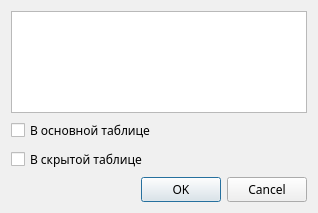
<?xml version="1.0" encoding="UTF-8"?>
<ui version="4.0">
 <class>table_to_update</class>
 <widget class="QDialog" name="table_to_update">
  <property name="geometry">
   <rect>
    <x>0</x>
    <y>0</y>
    <width>318</width>
    <height>213</height>
   </rect>
  </property>
  <property name="palette">
   <palette>
    <active>
     <colorrole role="Window">
      <brush brushstyle="SolidPattern">
       <color alpha="255">
        <red>245</red>
        <green>239</green>
        <blue>255</blue>
       </color>
      </brush>
     </colorrole>
    </active>
    <inactive>
     <colorrole role="Window">
      <brush brushstyle="SolidPattern">
       <color alpha="255">
        <red>240</red>
        <green>240</green>
        <blue>240</blue>
       </color>
      </brush>
     </colorrole>
    </inactive>
    <disabled>
     <colorrole role="Window">
      <brush brushstyle="SolidPattern">
       <color alpha="255">
        <red>245</red>
        <green>239</green>
        <blue>255</blue>
       </color>
      </brush>
     </colorrole>
    </disabled>
   </palette>
  </property>
  <property name="font">
   <font>
    <family>Kontora</family>
   </font>
  </property>
  <property name="windowTitle">
   <string>Dialog</string>
  </property>
  <layout class="QVBoxLayout" name="verticalLayout">
   <item>
    <widget class="QTextBrowser" name="textBrowser">
     <property name="palette">
      <palette>
       <active>
        <colorrole role="WindowText">
         <brush brushstyle="SolidPattern">
          <color alpha="255">
           <red>255</red>
           <green>255</green>
           <blue>255</blue>
          </color>
         </brush>
        </colorrole>
        <colorrole role="Base">
         <brush brushstyle="SolidPattern">
          <color alpha="255">
           <red>170</red>
           <green>85</green>
           <blue>127</blue>
          </color>
         </brush>
        </colorrole>
       </active>
       <inactive>
        <colorrole role="WindowText">
         <brush brushstyle="SolidPattern">
          <color alpha="255">
           <red>0</red>
           <green>0</green>
           <blue>0</blue>
          </color>
         </brush>
        </colorrole>
        <colorrole role="Base">
         <brush brushstyle="SolidPattern">
          <color alpha="255">
           <red>255</red>
           <green>255</green>
           <blue>255</blue>
          </color>
         </brush>
        </colorrole>
       </inactive>
       <disabled>
        <colorrole role="WindowText">
         <brush brushstyle="SolidPattern">
          <color alpha="255">
           <red>120</red>
           <green>120</green>
           <blue>120</blue>
          </color>
         </brush>
        </colorrole>
        <colorrole role="Base">
         <brush brushstyle="SolidPattern">
          <color alpha="255">
           <red>240</red>
           <green>240</green>
           <blue>240</blue>
          </color>
         </brush>
        </colorrole>
       </disabled>
      </palette>
     </property>
     <property name="html">
      <string>&lt;!DOCTYPE HTML PUBLIC &quot;-//W3C//DTD HTML 4.0//EN&quot; &quot;http://www.w3.org/TR/REC-html40/strict.dtd&quot;&gt;
&lt;html&gt;&lt;head&gt;&lt;meta name=&quot;qrichtext&quot; content=&quot;1&quot; /&gt;&lt;meta charset=&quot;utf-8&quot; /&gt;&lt;style type=&quot;text/css&quot;&gt;
p, li { white-space: pre-wrap; }
hr { height: 1px; border-width: 0; }
li.unchecked::marker { content: &quot;\2610&quot;; }
li.checked::marker { content: &quot;\2612&quot;; }
&lt;/style&gt;&lt;/head&gt;&lt;body style=&quot; font-family:'Kontora'; font-size:9pt; font-weight:400; font-style:normal;&quot;&gt;
&lt;p style=&quot; margin-top:0px; margin-bottom:0px; margin-left:0px; margin-right:0px; -qt-block-indent:0; text-indent:0px;&quot;&gt;&lt;span style=&quot; font-size:12pt; font-weight:700; color:#ffffff;&quot;&gt;В какой из таблиц Вы хотите пополнить абонемент клиента?&lt;/span&gt;&lt;/p&gt;&lt;/body&gt;&lt;/html&gt;</string>
     </property>
    </widget>
   </item>
   <item>
    <widget class="QCheckBox" name="main_table">
     <property name="palette">
      <palette>
       <active>
        <colorrole role="Base">
         <brush brushstyle="SolidPattern">
          <color alpha="255">
           <red>85</red>
           <green>170</green>
           <blue>255</blue>
          </color>
         </brush>
        </colorrole>
        <colorrole role="Window">
         <brush brushstyle="SolidPattern">
          <color alpha="255">
           <red>255</red>
           <green>255</green>
           <blue>127</blue>
          </color>
         </brush>
        </colorrole>
       </active>
       <inactive>
        <colorrole role="Base">
         <brush brushstyle="SolidPattern">
          <color alpha="255">
           <red>255</red>
           <green>255</green>
           <blue>255</blue>
          </color>
         </brush>
        </colorrole>
        <colorrole role="Window">
         <brush brushstyle="SolidPattern">
          <color alpha="255">
           <red>240</red>
           <green>240</green>
           <blue>240</blue>
          </color>
         </brush>
        </colorrole>
       </inactive>
       <disabled>
        <colorrole role="Base">
         <brush brushstyle="SolidPattern">
          <color alpha="255">
           <red>255</red>
           <green>255</green>
           <blue>127</blue>
          </color>
         </brush>
        </colorrole>
        <colorrole role="Window">
         <brush brushstyle="SolidPattern">
          <color alpha="255">
           <red>255</red>
           <green>255</green>
           <blue>127</blue>
          </color>
         </brush>
        </colorrole>
       </disabled>
      </palette>
     </property>
     <property name="font">
      <font>
       <family>Kontora</family>
       <pointsize>9</pointsize>
       <bold>false</bold>
      </font>
     </property>
     <property name="text">
      <string>В основной таблице</string>
     </property>
    </widget>
   </item>
   <item>
    <widget class="QCheckBox" name="hidden_table">
     <property name="palette">
      <palette>
       <active>
        <colorrole role="Base">
         <brush brushstyle="SolidPattern">
          <color alpha="255">
           <red>85</red>
           <green>170</green>
           <blue>255</blue>
          </color>
         </brush>
        </colorrole>
        <colorrole role="Window">
         <brush brushstyle="SolidPattern">
          <color alpha="255">
           <red>255</red>
           <green>255</green>
           <blue>127</blue>
          </color>
         </brush>
        </colorrole>
       </active>
       <inactive>
        <colorrole role="Base">
         <brush brushstyle="SolidPattern">
          <color alpha="255">
           <red>255</red>
           <green>255</green>
           <blue>255</blue>
          </color>
         </brush>
        </colorrole>
        <colorrole role="Window">
         <brush brushstyle="SolidPattern">
          <color alpha="255">
           <red>240</red>
           <green>240</green>
           <blue>240</blue>
          </color>
         </brush>
        </colorrole>
       </inactive>
       <disabled>
        <colorrole role="Base">
         <brush brushstyle="SolidPattern">
          <color alpha="255">
           <red>255</red>
           <green>255</green>
           <blue>127</blue>
          </color>
         </brush>
        </colorrole>
        <colorrole role="Window">
         <brush brushstyle="SolidPattern">
          <color alpha="255">
           <red>255</red>
           <green>255</green>
           <blue>127</blue>
          </color>
         </brush>
        </colorrole>
       </disabled>
      </palette>
     </property>
     <property name="font">
      <font>
       <family>Kontora</family>
       <pointsize>9</pointsize>
       <bold>false</bold>
      </font>
     </property>
     <property name="text">
      <string>В скрытой таблице</string>
     </property>
    </widget>
   </item>
   <item>
    <widget class="QDialogButtonBox" name="buttonBox">
     <property name="palette">
      <palette>
       <active>
        <colorrole role="Button">
         <brush brushstyle="SolidPattern">
          <color alpha="255">
           <red>85</red>
           <green>170</green>
           <blue>0</blue>
          </color>
         </brush>
        </colorrole>
        <colorrole role="Light">
         <brush brushstyle="SolidPattern">
          <color alpha="255">
           <red>85</red>
           <green>85</green>
           <blue>0</blue>
          </color>
         </brush>
        </colorrole>
        <colorrole role="Midlight">
         <brush brushstyle="SolidPattern">
          <color alpha="255">
           <red>255</red>
           <green>85</green>
           <blue>0</blue>
          </color>
         </brush>
        </colorrole>
        <colorrole role="BrightText">
         <brush brushstyle="SolidPattern">
          <color alpha="255">
           <red>255</red>
           <green>0</green>
           <blue>255</blue>
          </color>
         </brush>
        </colorrole>
        <colorrole role="Base">
         <brush brushstyle="SolidPattern">
          <color alpha="255">
           <red>85</red>
           <green>170</green>
           <blue>255</blue>
          </color>
         </brush>
        </colorrole>
        <colorrole role="Window">
         <brush brushstyle="SolidPattern">
          <color alpha="255">
           <red>255</red>
           <green>255</green>
           <blue>127</blue>
          </color>
         </brush>
        </colorrole>
        <colorrole role="HighlightedText">
         <brush brushstyle="SolidPattern">
          <color alpha="255">
           <red>85</red>
           <green>85</green>
           <blue>255</blue>
          </color>
         </brush>
        </colorrole>
        <colorrole role="AlternateBase">
         <brush brushstyle="SolidPattern">
          <color alpha="255">
           <red>255</red>
           <green>85</green>
           <blue>0</blue>
          </color>
         </brush>
        </colorrole>
       </active>
       <inactive>
        <colorrole role="Button">
         <brush brushstyle="SolidPattern">
          <color alpha="255">
           <red>240</red>
           <green>240</green>
           <blue>240</blue>
          </color>
         </brush>
        </colorrole>
        <colorrole role="Light">
         <brush brushstyle="SolidPattern">
          <color alpha="255">
           <red>255</red>
           <green>255</green>
           <blue>255</blue>
          </color>
         </brush>
        </colorrole>
        <colorrole role="Midlight">
         <brush brushstyle="SolidPattern">
          <color alpha="255">
           <red>227</red>
           <green>227</green>
           <blue>227</blue>
          </color>
         </brush>
        </colorrole>
        <colorrole role="BrightText">
         <brush brushstyle="SolidPattern">
          <color alpha="255">
           <red>255</red>
           <green>255</green>
           <blue>255</blue>
          </color>
         </brush>
        </colorrole>
        <colorrole role="Base">
         <brush brushstyle="SolidPattern">
          <color alpha="255">
           <red>255</red>
           <green>255</green>
           <blue>255</blue>
          </color>
         </brush>
        </colorrole>
        <colorrole role="Window">
         <brush brushstyle="SolidPattern">
          <color alpha="255">
           <red>240</red>
           <green>240</green>
           <blue>240</blue>
          </color>
         </brush>
        </colorrole>
        <colorrole role="HighlightedText">
         <brush brushstyle="SolidPattern">
          <color alpha="255">
           <red>0</red>
           <green>0</green>
           <blue>0</blue>
          </color>
         </brush>
        </colorrole>
        <colorrole role="AlternateBase">
         <brush brushstyle="SolidPattern">
          <color alpha="255">
           <red>245</red>
           <green>245</green>
           <blue>245</blue>
          </color>
         </brush>
        </colorrole>
       </inactive>
       <disabled>
        <colorrole role="Button">
         <brush brushstyle="SolidPattern">
          <color alpha="255">
           <red>85</red>
           <green>170</green>
           <blue>0</blue>
          </color>
         </brush>
        </colorrole>
        <colorrole role="Light">
         <brush brushstyle="SolidPattern">
          <color alpha="255">
           <red>85</red>
           <green>85</green>
           <blue>0</blue>
          </color>
         </brush>
        </colorrole>
        <colorrole role="Midlight">
         <brush brushstyle="SolidPattern">
          <color alpha="255">
           <red>255</red>
           <green>85</green>
           <blue>0</blue>
          </color>
         </brush>
        </colorrole>
        <colorrole role="BrightText">
         <brush brushstyle="SolidPattern">
          <color alpha="255">
           <red>255</red>
           <green>0</green>
           <blue>255</blue>
          </color>
         </brush>
        </colorrole>
        <colorrole role="Base">
         <brush brushstyle="SolidPattern">
          <color alpha="255">
           <red>255</red>
           <green>255</green>
           <blue>127</blue>
          </color>
         </brush>
        </colorrole>
        <colorrole role="Window">
         <brush brushstyle="SolidPattern">
          <color alpha="255">
           <red>255</red>
           <green>255</green>
           <blue>127</blue>
          </color>
         </brush>
        </colorrole>
        <colorrole role="HighlightedText">
         <brush brushstyle="SolidPattern">
          <color alpha="255">
           <red>255</red>
           <green>255</green>
           <blue>255</blue>
          </color>
         </brush>
        </colorrole>
        <colorrole role="AlternateBase">
         <brush brushstyle="SolidPattern">
          <color alpha="255">
           <red>245</red>
           <green>245</green>
           <blue>245</blue>
          </color>
         </brush>
        </colorrole>
       </disabled>
      </palette>
     </property>
     <property name="font">
      <font>
       <family>Kontora</family>
       <pointsize>9</pointsize>
       <bold>false</bold>
      </font>
     </property>
     <property name="standardButtons">
      <set>QDialogButtonBox::Cancel|QDialogButtonBox::Ok</set>
     </property>
    </widget>
   </item>
  </layout>
 </widget>
 <resources/>
 <connections>
  <connection>
   <sender>buttonBox</sender>
   <signal>accepted()</signal>
   <receiver>table_to_update</receiver>
   <slot>accept()</slot>
   <hints>
    <hint type="sourcelabel">
     <x>127</x>
     <y>232</y>
    </hint>
    <hint type="destinationlabel">
     <x>67</x>
     <y>199</y>
    </hint>
   </hints>
  </connection>
  <connection>
   <sender>buttonBox</sender>
   <signal>rejected()</signal>
   <receiver>table_to_update</receiver>
   <slot>reject()</slot>
   <hints>
    <hint type="sourcelabel">
     <x>240</x>
     <y>214</y>
    </hint>
    <hint type="destinationlabel">
     <x>260</x>
     <y>189</y>
    </hint>
   </hints>
  </connection>
 </connections>
</ui>
